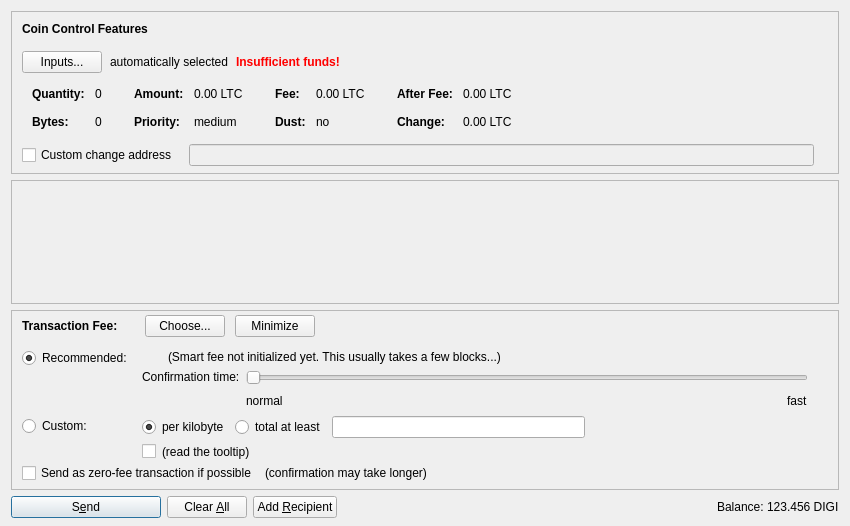
<?xml version="1.0" encoding="UTF-8"?>
<ui version="4.0">
 <class>SendCoinsDialog</class>
 <widget class="QDialog" name="SendCoinsDialog">
  <property name="geometry">
   <rect>
    <x>0</x>
    <y>0</y>
    <width>850</width>
    <height>526</height>
   </rect>
  </property>
  <property name="windowTitle">
   <string>Send Coins</string>
  </property>
  <layout class="QVBoxLayout" name="verticalLayout" stretch="0,1,0,0">
   <property name="bottomMargin">
    <number>8</number>
   </property>
   <item>
    <widget class="QFrame" name="frameCoinControl">
     <property name="sizePolicy">
      <sizepolicy hsizetype="Expanding" vsizetype="Expanding">
       <horstretch>0</horstretch>
       <verstretch>0</verstretch>
      </sizepolicy>
     </property>
     <property name="maximumSize">
      <size>
       <width>16777215</width>
       <height>16777215</height>
      </size>
     </property>
     <property name="frameShape">
      <enum>QFrame::StyledPanel</enum>
     </property>
     <property name="frameShadow">
      <enum>QFrame::Sunken</enum>
     </property>
     <layout class="QVBoxLayout" name="verticalLayoutCoinControl2">
      <property name="spacing">
       <number>0</number>
      </property>
      <property name="leftMargin">
       <number>0</number>
      </property>
      <property name="topMargin">
       <number>0</number>
      </property>
      <property name="rightMargin">
       <number>0</number>
      </property>
      <property name="bottomMargin">
       <number>6</number>
      </property>
      <item>
       <layout class="QVBoxLayout" name="verticalLayoutCoinControl" stretch="0,0,0,0,1">
        <property name="spacing">
         <number>0</number>
        </property>
        <property name="leftMargin">
         <number>10</number>
        </property>
        <property name="topMargin">
         <number>10</number>
        </property>
        <item>
         <layout class="QHBoxLayout" name="horizontalLayoutCoinControl1">
          <property name="bottomMargin">
           <number>15</number>
          </property>
          <item>
           <widget class="QLabel" name="labelCoinControlFeatures">
            <property name="sizePolicy">
             <sizepolicy hsizetype="Preferred" vsizetype="Maximum">
              <horstretch>0</horstretch>
              <verstretch>0</verstretch>
             </sizepolicy>
            </property>
            <property name="font">
             <font>
              <weight>75</weight>
              <bold>true</bold>
             </font>
            </property>
            <property name="styleSheet">
             <string notr="true">font-weight:bold;</string>
            </property>
            <property name="text">
             <string>Coin Control Features</string>
            </property>
           </widget>
          </item>
         </layout>
        </item>
        <item>
         <layout class="QHBoxLayout" name="horizontalLayoutCoinControl2" stretch="0,0,0,0">
          <property name="spacing">
           <number>8</number>
          </property>
          <property name="bottomMargin">
           <number>10</number>
          </property>
          <item>
           <widget class="QPushButton" name="pushButtonCoinControl">
            <property name="styleSheet">
             <string notr="true"/>
            </property>
            <property name="text">
             <string>Inputs...</string>
            </property>
            <property name="autoDefault">
             <bool>false</bool>
            </property>
           </widget>
          </item>
          <item>
           <widget class="QLabel" name="labelCoinControlAutomaticallySelected">
            <property name="text">
             <string>automatically selected</string>
            </property>
            <property name="margin">
             <number>5</number>
            </property>
           </widget>
          </item>
          <item>
           <widget class="QLabel" name="labelCoinControlInsuffFunds">
            <property name="font">
             <font>
              <weight>75</weight>
              <bold>true</bold>
             </font>
            </property>
            <property name="styleSheet">
             <string notr="true">color:red;font-weight:bold;</string>
            </property>
            <property name="text">
             <string>Insufficient funds!</string>
            </property>
            <property name="margin">
             <number>5</number>
            </property>
           </widget>
          </item>
          <item>
           <spacer name="horizontalSpacerCoinControl">
            <property name="orientation">
             <enum>Qt::Horizontal</enum>
            </property>
            <property name="sizeHint" stdset="0">
             <size>
              <width>40</width>
              <height>1</height>
             </size>
            </property>
           </spacer>
          </item>
         </layout>
        </item>
        <item>
         <widget class="QWidget" name="widgetCoinControl" native="true">
          <property name="sizePolicy">
           <sizepolicy hsizetype="Preferred" vsizetype="Preferred">
            <horstretch>0</horstretch>
            <verstretch>0</verstretch>
           </sizepolicy>
          </property>
          <property name="minimumSize">
           <size>
            <width>0</width>
            <height>0</height>
           </size>
          </property>
          <property name="styleSheet">
           <string notr="true"/>
          </property>
          <layout class="QHBoxLayout" name="horizontalLayoutCoinControl5">
           <property name="leftMargin">
            <number>0</number>
           </property>
           <property name="topMargin">
            <number>0</number>
           </property>
           <property name="rightMargin">
            <number>0</number>
           </property>
           <property name="bottomMargin">
            <number>0</number>
           </property>
           <item>
            <layout class="QHBoxLayout" name="horizontalLayoutCoinControl3" stretch="0,0,0,1">
             <property name="spacing">
              <number>20</number>
             </property>
             <property name="topMargin">
              <number>0</number>
             </property>
             <property name="bottomMargin">
              <number>10</number>
             </property>
             <item>
              <layout class="QFormLayout" name="formLayoutCoinControl1">
               <property name="horizontalSpacing">
                <number>10</number>
               </property>
               <property name="verticalSpacing">
                <number>14</number>
               </property>
               <property name="leftMargin">
                <number>10</number>
               </property>
               <property name="topMargin">
                <number>4</number>
               </property>
               <property name="rightMargin">
                <number>6</number>
               </property>
               <item row="0" column="0">
                <widget class="QLabel" name="labelCoinControlQuantityText">
                 <property name="font">
                  <font>
                   <weight>75</weight>
                   <bold>true</bold>
                  </font>
                 </property>
                 <property name="text">
                  <string>Quantity:</string>
                 </property>
                 <property name="margin">
                  <number>0</number>
                 </property>
                </widget>
               </item>
               <item row="0" column="1">
                <widget class="QLabel" name="labelCoinControlQuantity">
                 <property name="cursor">
                  <cursorShape>IBeamCursor</cursorShape>
                 </property>
                 <property name="contextMenuPolicy">
                  <enum>Qt::ActionsContextMenu</enum>
                 </property>
                 <property name="text">
                  <string notr="true">0</string>
                 </property>
                 <property name="margin">
                  <number>0</number>
                 </property>
                 <property name="textInteractionFlags">
                  <set>Qt::LinksAccessibleByMouse|Qt::TextSelectableByKeyboard|Qt::TextSelectableByMouse</set>
                 </property>
                </widget>
               </item>
               <item row="1" column="0">
                <widget class="QLabel" name="labelCoinControlBytesText">
                 <property name="font">
                  <font>
                   <weight>75</weight>
                   <bold>true</bold>
                  </font>
                 </property>
                 <property name="text">
                  <string>Bytes:</string>
                 </property>
                </widget>
               </item>
               <item row="1" column="1">
                <widget class="QLabel" name="labelCoinControlBytes">
                 <property name="cursor">
                  <cursorShape>IBeamCursor</cursorShape>
                 </property>
                 <property name="contextMenuPolicy">
                  <enum>Qt::ActionsContextMenu</enum>
                 </property>
                 <property name="text">
                  <string notr="true">0</string>
                 </property>
                 <property name="textInteractionFlags">
                  <set>Qt::LinksAccessibleByMouse|Qt::TextSelectableByKeyboard|Qt::TextSelectableByMouse</set>
                 </property>
                </widget>
               </item>
              </layout>
             </item>
             <item>
              <layout class="QFormLayout" name="formLayoutCoinControl2">
               <property name="horizontalSpacing">
                <number>10</number>
               </property>
               <property name="verticalSpacing">
                <number>14</number>
               </property>
               <property name="leftMargin">
                <number>6</number>
               </property>
               <property name="topMargin">
                <number>4</number>
               </property>
               <property name="rightMargin">
                <number>6</number>
               </property>
               <item row="0" column="0">
                <widget class="QLabel" name="labelCoinControlAmountText">
                 <property name="font">
                  <font>
                   <weight>75</weight>
                   <bold>true</bold>
                  </font>
                 </property>
                 <property name="text">
                  <string>Amount:</string>
                 </property>
                 <property name="margin">
                  <number>0</number>
                 </property>
                </widget>
               </item>
               <item row="0" column="1">
                <widget class="QLabel" name="labelCoinControlAmount">
                 <property name="cursor">
                  <cursorShape>IBeamCursor</cursorShape>
                 </property>
                 <property name="contextMenuPolicy">
                  <enum>Qt::ActionsContextMenu</enum>
                 </property>
                 <property name="text">
                  <string notr="true">0.00 LTC</string>
                 </property>
                 <property name="textInteractionFlags">
                  <set>Qt::LinksAccessibleByMouse|Qt::TextSelectableByKeyboard|Qt::TextSelectableByMouse</set>
                 </property>
                </widget>
               </item>
               <item row="1" column="0">
                <widget class="QLabel" name="labelCoinControlPriorityText">
                 <property name="font">
                  <font>
                   <weight>75</weight>
                   <bold>true</bold>
                  </font>
                 </property>
                 <property name="text">
                  <string>Priority:</string>
                 </property>
                </widget>
               </item>
               <item row="1" column="1">
                <widget class="QLabel" name="labelCoinControlPriority">
                 <property name="cursor">
                  <cursorShape>IBeamCursor</cursorShape>
                 </property>
                 <property name="contextMenuPolicy">
                  <enum>Qt::ActionsContextMenu</enum>
                 </property>
                 <property name="text">
                  <string notr="true">medium</string>
                 </property>
                 <property name="textInteractionFlags">
                  <set>Qt::LinksAccessibleByMouse|Qt::TextSelectableByKeyboard|Qt::TextSelectableByMouse</set>
                 </property>
                </widget>
               </item>
              </layout>
             </item>
             <item>
              <layout class="QFormLayout" name="formLayoutCoinControl3">
               <property name="horizontalSpacing">
                <number>10</number>
               </property>
               <property name="verticalSpacing">
                <number>14</number>
               </property>
               <property name="leftMargin">
                <number>6</number>
               </property>
               <property name="topMargin">
                <number>4</number>
               </property>
               <property name="rightMargin">
                <number>6</number>
               </property>
               <item row="0" column="0">
                <widget class="QLabel" name="labelCoinControlFeeText">
                 <property name="font">
                  <font>
                   <weight>75</weight>
                   <bold>true</bold>
                  </font>
                 </property>
                 <property name="text">
                  <string>Fee:</string>
                 </property>
                 <property name="margin">
                  <number>0</number>
                 </property>
                </widget>
               </item>
               <item row="0" column="1">
                <widget class="QLabel" name="labelCoinControlFee">
                 <property name="cursor">
                  <cursorShape>IBeamCursor</cursorShape>
                 </property>
                 <property name="contextMenuPolicy">
                  <enum>Qt::ActionsContextMenu</enum>
                 </property>
                 <property name="text">
                  <string notr="true">0.00 LTC</string>
                 </property>
                 <property name="textInteractionFlags">
                  <set>Qt::LinksAccessibleByMouse|Qt::TextSelectableByKeyboard|Qt::TextSelectableByMouse</set>
                 </property>
                </widget>
               </item>
               <item row="1" column="0">
                <widget class="QLabel" name="labelCoinControlLowOutputText">
                 <property name="font">
                  <font>
                   <weight>75</weight>
                   <bold>true</bold>
                  </font>
                 </property>
                 <property name="text">
                  <string>Dust:</string>
                 </property>
                </widget>
               </item>
               <item row="1" column="1">
                <widget class="QLabel" name="labelCoinControlLowOutput">
                 <property name="cursor">
                  <cursorShape>IBeamCursor</cursorShape>
                 </property>
                 <property name="contextMenuPolicy">
                  <enum>Qt::ActionsContextMenu</enum>
                 </property>
                 <property name="text">
                  <string notr="true">no</string>
                 </property>
                 <property name="textInteractionFlags">
                  <set>Qt::LinksAccessibleByMouse|Qt::TextSelectableByKeyboard|Qt::TextSelectableByMouse</set>
                 </property>
                </widget>
               </item>
              </layout>
             </item>
             <item>
              <layout class="QFormLayout" name="formLayoutCoinControl4">
               <property name="horizontalSpacing">
                <number>10</number>
               </property>
               <property name="verticalSpacing">
                <number>14</number>
               </property>
               <property name="leftMargin">
                <number>6</number>
               </property>
               <property name="topMargin">
                <number>4</number>
               </property>
               <property name="rightMargin">
                <number>6</number>
               </property>
               <item row="0" column="0">
                <widget class="QLabel" name="labelCoinControlAfterFeeText">
                 <property name="font">
                  <font>
                   <weight>75</weight>
                   <bold>true</bold>
                  </font>
                 </property>
                 <property name="text">
                  <string>After Fee:</string>
                 </property>
                 <property name="margin">
                  <number>0</number>
                 </property>
                </widget>
               </item>
               <item row="0" column="1">
                <widget class="QLabel" name="labelCoinControlAfterFee">
                 <property name="cursor">
                  <cursorShape>IBeamCursor</cursorShape>
                 </property>
                 <property name="contextMenuPolicy">
                  <enum>Qt::ActionsContextMenu</enum>
                 </property>
                 <property name="text">
                  <string notr="true">0.00 LTC</string>
                 </property>
                 <property name="textInteractionFlags">
                  <set>Qt::LinksAccessibleByMouse|Qt::TextSelectableByKeyboard|Qt::TextSelectableByMouse</set>
                 </property>
                </widget>
               </item>
               <item row="1" column="0">
                <widget class="QLabel" name="labelCoinControlChangeText">
                 <property name="font">
                  <font>
                   <weight>75</weight>
                   <bold>true</bold>
                  </font>
                 </property>
                 <property name="text">
                  <string>Change:</string>
                 </property>
                </widget>
               </item>
               <item row="1" column="1">
                <widget class="QLabel" name="labelCoinControlChange">
                 <property name="cursor">
                  <cursorShape>IBeamCursor</cursorShape>
                 </property>
                 <property name="contextMenuPolicy">
                  <enum>Qt::ActionsContextMenu</enum>
                 </property>
                 <property name="text">
                  <string notr="true">0.00 LTC</string>
                 </property>
                 <property name="textInteractionFlags">
                  <set>Qt::LinksAccessibleByMouse|Qt::TextSelectableByKeyboard|Qt::TextSelectableByMouse</set>
                 </property>
                </widget>
               </item>
              </layout>
             </item>
            </layout>
           </item>
          </layout>
         </widget>
        </item>
        <item>
         <layout class="QHBoxLayout" name="horizontalLayoutCoinControl4" stretch="0,0,0">
          <property name="spacing">
           <number>12</number>
          </property>
          <property name="sizeConstraint">
           <enum>QLayout::SetDefaultConstraint</enum>
          </property>
          <property name="topMargin">
           <number>5</number>
          </property>
          <property name="rightMargin">
           <number>5</number>
          </property>
          <item>
           <widget class="QCheckBox" name="checkBoxCoinControlChange">
            <property name="toolTip">
             <string>If this is activated, but the change address is empty or invalid, change will be sent to a newly generated address.</string>
            </property>
            <property name="text">
             <string>Custom change address</string>
            </property>
           </widget>
          </item>
          <item>
           <widget class="QValidatedLineEdit" name="lineEditCoinControlChange">
            <property name="enabled">
             <bool>false</bool>
            </property>
            <property name="sizePolicy">
             <sizepolicy hsizetype="Expanding" vsizetype="Fixed">
              <horstretch>0</horstretch>
              <verstretch>0</verstretch>
             </sizepolicy>
            </property>
           </widget>
          </item>
          <item>
           <widget class="QLabel" name="labelCoinControlChangeLabel">
            <property name="sizePolicy">
             <sizepolicy hsizetype="Preferred" vsizetype="Expanding">
              <horstretch>0</horstretch>
              <verstretch>0</verstretch>
             </sizepolicy>
            </property>
            <property name="minimumSize">
             <size>
              <width>0</width>
              <height>0</height>
             </size>
            </property>
            <property name="text">
             <string/>
            </property>
            <property name="margin">
             <number>3</number>
            </property>
           </widget>
          </item>
         </layout>
        </item>
        <item>
         <spacer name="verticalSpacerCoinControl">
          <property name="orientation">
           <enum>Qt::Vertical</enum>
          </property>
          <property name="sizeHint" stdset="0">
           <size>
            <width>800</width>
            <height>1</height>
           </size>
          </property>
         </spacer>
        </item>
       </layout>
      </item>
     </layout>
    </widget>
   </item>
   <item>
    <widget class="QScrollArea" name="scrollArea">
     <property name="widgetResizable">
      <bool>true</bool>
     </property>
     <widget class="QWidget" name="scrollAreaWidgetContents">
      <property name="geometry">
       <rect>
        <x>0</x>
        <y>0</y>
        <width>830</width>
        <height>68</height>
       </rect>
      </property>
      <layout class="QVBoxLayout" name="verticalLayout_2" stretch="0,1">
       <property name="leftMargin">
        <number>0</number>
       </property>
       <property name="topMargin">
        <number>0</number>
       </property>
       <property name="rightMargin">
        <number>0</number>
       </property>
       <property name="bottomMargin">
        <number>0</number>
       </property>
       <item>
        <layout class="QVBoxLayout" name="entries">
         <property name="spacing">
          <number>6</number>
         </property>
        </layout>
       </item>
       <item>
        <spacer name="verticalSpacer">
         <property name="orientation">
          <enum>Qt::Vertical</enum>
         </property>
         <property name="sizeHint" stdset="0">
          <size>
           <width>20</width>
           <height>40</height>
          </size>
         </property>
        </spacer>
       </item>
      </layout>
     </widget>
    </widget>
   </item>
   <item>
    <widget class="QFrame" name="frameFee">
     <property name="sizePolicy">
      <sizepolicy hsizetype="Expanding" vsizetype="Expanding">
       <horstretch>0</horstretch>
       <verstretch>0</verstretch>
      </sizepolicy>
     </property>
     <property name="maximumSize">
      <size>
       <width>16777215</width>
       <height>16777215</height>
      </size>
     </property>
     <property name="frameShape">
      <enum>QFrame::StyledPanel</enum>
     </property>
     <property name="frameShadow">
      <enum>QFrame::Sunken</enum>
     </property>
     <layout class="QVBoxLayout" name="verticalLayoutFee1">
      <property name="spacing">
       <number>0</number>
      </property>
      <property name="leftMargin">
       <number>0</number>
      </property>
      <property name="topMargin">
       <number>0</number>
      </property>
      <property name="rightMargin">
       <number>0</number>
      </property>
      <property name="bottomMargin">
       <number>0</number>
      </property>
      <item>
       <layout class="QVBoxLayout" name="verticalLayoutFee2" stretch="0,0,0">
        <property name="spacing">
         <number>0</number>
        </property>
        <property name="leftMargin">
         <number>10</number>
        </property>
        <property name="topMargin">
         <number>0</number>
        </property>
        <item>
         <layout class="QHBoxLayout" name="horizontalLayoutFee1">
          <property name="bottomMargin">
           <number>0</number>
          </property>
          <item>
           <layout class="QVBoxLayout" name="verticalLayoutFee7">
            <property name="spacing">
             <number>0</number>
            </property>
            <item>
             <spacer name="verticalSpacerSmartFee">
              <property name="orientation">
               <enum>Qt::Vertical</enum>
              </property>
              <property name="sizeType">
               <enum>QSizePolicy::Fixed</enum>
              </property>
              <property name="sizeHint" stdset="0">
               <size>
                <width>1</width>
                <height>4</height>
               </size>
              </property>
             </spacer>
            </item>
            <item>
             <layout class="QHBoxLayout" name="horizontalLayoutSmartFee">
              <property name="spacing">
               <number>10</number>
              </property>
              <item>
               <widget class="QLabel" name="labelFeeHeadline">
                <property name="sizePolicy">
                 <sizepolicy hsizetype="Preferred" vsizetype="Maximum">
                  <horstretch>0</horstretch>
                  <verstretch>0</verstretch>
                 </sizepolicy>
                </property>
                <property name="font">
                 <font>
                  <weight>75</weight>
                  <bold>true</bold>
                 </font>
                </property>
                <property name="styleSheet">
                 <string notr="true">font-weight:bold;</string>
                </property>
                <property name="text">
                 <string>Transaction Fee:</string>
                </property>
               </widget>
              </item>
              <item>
               <widget class="QLabel" name="labelFeeMinimized">
                <property name="text">
                 <string/>
                </property>
               </widget>
              </item>
              <item>
               <widget class="QPushButton" name="buttonChooseFee">
                <property name="text">
                 <string>Choose...</string>
                </property>
               </widget>
              </item>
              <item>
               <widget class="QPushButton" name="buttonMinimizeFee">
                <property name="toolTip">
                 <string>collapse fee-settings</string>
                </property>
                <property name="text">
                 <string>Minimize</string>
                </property>
               </widget>
              </item>
             </layout>
            </item>
            <item>
             <spacer name="verticalSpacer_5">
              <property name="orientation">
               <enum>Qt::Vertical</enum>
              </property>
              <property name="sizeHint" stdset="0">
               <size>
                <width>1</width>
                <height>1</height>
               </size>
              </property>
             </spacer>
            </item>
           </layout>
          </item>
          <item>
           <spacer name="horizontalSpacer_4">
            <property name="orientation">
             <enum>Qt::Horizontal</enum>
            </property>
            <property name="sizeHint" stdset="0">
             <size>
              <width>40</width>
              <height>20</height>
             </size>
            </property>
           </spacer>
          </item>
         </layout>
        </item>
        <item>
         <widget class="QFrame" name="frameFeeSelection">
          <layout class="QVBoxLayout" name="verticalLayoutFee12">
           <property name="spacing">
            <number>0</number>
           </property>
           <property name="leftMargin">
            <number>0</number>
           </property>
           <property name="topMargin">
            <number>0</number>
           </property>
           <property name="rightMargin">
            <number>0</number>
           </property>
           <property name="bottomMargin">
            <number>0</number>
           </property>
           <item>
            <layout class="QGridLayout" name="gridLayoutFee">
             <property name="topMargin">
              <number>10</number>
             </property>
             <property name="bottomMargin">
              <number>4</number>
             </property>
             <property name="horizontalSpacing">
              <number>10</number>
             </property>
             <property name="verticalSpacing">
              <number>4</number>
             </property>
             <item row="1" column="1">
              <layout class="QVBoxLayout" name="verticalLayoutFee8">
               <property name="spacing">
                <number>6</number>
               </property>
               <item>
                <layout class="QHBoxLayout" name="horizontalLayoutFee13">
                 <item>
                  <widget class="QRadioButton" name="radioCustomPerKilobyte">
                   <property name="toolTip">
                    <string>If the custom fee is set to 1000 satoshis and the transaction is only 250 bytes, then &quot;per kilobyte&quot; only pays 250 satoshis in fee, while &quot;at least&quot; pays 1000 satoshis. For transactions bigger than a kilobyte both pay by kilobyte.</string>
                   </property>
                   <property name="text">
                    <string>per kilobyte</string>
                   </property>
                   <property name="checked">
                    <bool>true</bool>
                   </property>
                   <attribute name="buttonGroup">
                    <string notr="true">groupCustomFee</string>
                   </attribute>
                  </widget>
                 </item>
                 <item>
                  <widget class="QRadioButton" name="radioCustomAtLeast">
                   <property name="toolTip">
                    <string>If the custom fee is set to 1000 satoshis and the transaction is only 250 bytes, then &quot;per kilobyte&quot; only pays 250 satoshis in fee, while &quot;total at least&quot; pays 1000 satoshis. For transactions bigger than a kilobyte both pay by kilobyte.</string>
                   </property>
                   <property name="text">
                    <string>total at least</string>
                   </property>
                   <attribute name="buttonGroup">
                    <string notr="true">groupCustomFee</string>
                   </attribute>
                  </widget>
                 </item>
                 <item>
                  <widget class="BitcoinAmountField" name="customFee"/>
                 </item>
                 <item>
                  <spacer name="horizontalSpacer_6">
                   <property name="orientation">
                    <enum>Qt::Horizontal</enum>
                   </property>
                   <property name="sizeHint" stdset="0">
                    <size>
                     <width>1</width>
                     <height>1</height>
                    </size>
                   </property>
                  </spacer>
                 </item>
                </layout>
               </item>
               <item>
                <layout class="QHBoxLayout" name="horizontalLayoutFee8">
                 <item>
                  <widget class="QCheckBox" name="checkBoxMinimumFee">
                   <property name="toolTip">
                    <string>Paying only the minimum fee is just fine as long as there is less transaction volume than space in the blocks. But be aware that this can end up in a never confirming transaction once there is more demand for litecoin transactions than the network can process.</string>
                   </property>
                   <property name="text">
                    <string/>
                   </property>
                  </widget>
                 </item>
                 <item>
                  <widget class="QLabel" name="labelMinFeeWarning">
                   <property name="enabled">
                    <bool>true</bool>
                   </property>
                   <property name="toolTip">
                    <string>Paying only the minimum fee is just fine as long as there is less transaction volume than space in the blocks. But be aware that this can end up in a never confirming transaction once there is more demand for litecoin transactions than the network can process.</string>
                   </property>
                   <property name="text">
                    <string>(read the tooltip)</string>
                   </property>
                   <property name="margin">
                    <number>5</number>
                   </property>
                  </widget>
                 </item>
                 <item>
                  <spacer name="horizontalSpacer_2">
                   <property name="orientation">
                    <enum>Qt::Horizontal</enum>
                   </property>
                   <property name="sizeHint" stdset="0">
                    <size>
                     <width>1</width>
                     <height>1</height>
                    </size>
                   </property>
                  </spacer>
                 </item>
                </layout>
               </item>
              </layout>
             </item>
             <item row="0" column="0">
              <layout class="QVBoxLayout" name="verticalLayoutFee4" stretch="0,1">
               <item>
                <widget class="QRadioButton" name="radioSmartFee">
                 <property name="text">
                  <string>Recommended:</string>
                 </property>
                 <property name="checked">
                  <bool>true</bool>
                 </property>
                 <attribute name="buttonGroup">
                  <string notr="true">groupFee</string>
                 </attribute>
                </widget>
               </item>
               <item>
                <spacer name="verticalSpacer_2">
                 <property name="orientation">
                  <enum>Qt::Vertical</enum>
                 </property>
                 <property name="sizeHint" stdset="0">
                  <size>
                   <width>1</width>
                   <height>1</height>
                  </size>
                 </property>
                </spacer>
               </item>
              </layout>
             </item>
             <item row="1" column="0">
              <layout class="QVBoxLayout" name="verticalLayoutFee9" stretch="0,1">
               <item>
                <widget class="QRadioButton" name="radioCustomFee">
                 <property name="text">
                  <string>Custom:</string>
                 </property>
                 <attribute name="buttonGroup">
                  <string notr="true">groupFee</string>
                 </attribute>
                </widget>
               </item>
               <item>
                <spacer name="verticalSpacer_6">
                 <property name="orientation">
                  <enum>Qt::Vertical</enum>
                 </property>
                 <property name="sizeHint" stdset="0">
                  <size>
                   <width>1</width>
                   <height>1</height>
                  </size>
                 </property>
                </spacer>
               </item>
              </layout>
             </item>
             <item row="0" column="1">
              <layout class="QVBoxLayout" name="verticalLayoutFee3" stretch="0,0,1">
               <property name="spacing">
                <number>6</number>
               </property>
               <property name="topMargin">
                <number>2</number>
               </property>
               <item>
                <layout class="QHBoxLayout" name="horizontalLayoutFee12">
                 <item>
                  <widget class="QLabel" name="labelSmartFee">
                   <property name="text">
                    <string/>
                   </property>
                   <property name="margin">
                    <number>2</number>
                   </property>
                  </widget>
                 </item>
                 <item>
                  <widget class="QLabel" name="labelFeeEstimation">
                   <property name="text">
                    <string/>
                   </property>
                  </widget>
                 </item>
                 <item>
                  <widget class="QLabel" name="labelSmartFee2">
                   <property name="text">
                    <string>(Smart fee not initialized yet. This usually takes a few blocks...)</string>
                   </property>
                   <property name="margin">
                    <number>2</number>
                   </property>
                  </widget>
                 </item>
                 <item>
                  <spacer name="horizontalSpacer_5">
                   <property name="orientation">
                    <enum>Qt::Horizontal</enum>
                   </property>
                   <property name="sizeHint" stdset="0">
                    <size>
                     <width>1</width>
                     <height>1</height>
                    </size>
                   </property>
                  </spacer>
                 </item>
                </layout>
               </item>
               <item>
                <layout class="QHBoxLayout" name="horizontalLayoutFee9">
                 <item>
                  <layout class="QVBoxLayout" name="verticalLayoutFee6">
                   <item>
                    <widget class="QLabel" name="labelSmartFee3">
                     <property name="text">
                      <string>Confirmation time:</string>
                     </property>
                     <property name="margin">
                      <number>2</number>
                     </property>
                    </widget>
                   </item>
                   <item>
                    <spacer name="verticalSpacer_3">
                     <property name="orientation">
                      <enum>Qt::Vertical</enum>
                     </property>
                     <property name="sizeHint" stdset="0">
                      <size>
                       <width>1</width>
                       <height>1</height>
                      </size>
                     </property>
                    </spacer>
                   </item>
                  </layout>
                 </item>
                 <item>
                  <layout class="QVBoxLayout" name="verticalLayoutFee5">
                   <property name="rightMargin">
                    <number>30</number>
                   </property>
                   <item>
                    <widget class="QSlider" name="sliderSmartFee">
                     <property name="minimum">
                      <number>0</number>
                     </property>
                     <property name="maximum">
                      <number>24</number>
                     </property>
                     <property name="pageStep">
                      <number>1</number>
                     </property>
                     <property name="value">
                      <number>0</number>
                     </property>
                     <property name="orientation">
                      <enum>Qt::Horizontal</enum>
                     </property>
                     <property name="invertedAppearance">
                      <bool>false</bool>
                     </property>
                     <property name="invertedControls">
                      <bool>false</bool>
                     </property>
                     <property name="tickPosition">
                      <enum>QSlider::NoTicks</enum>
                     </property>
                    </widget>
                   </item>
                   <item>
                    <layout class="QHBoxLayout" name="horizontalLayoutFee10">
                     <item>
                      <widget class="QLabel" name="labelSmartFeeNormal">
                       <property name="text">
                        <string>normal</string>
                       </property>
                      </widget>
                     </item>
                     <item>
                      <spacer name="horizontalSpacer_3">
                       <property name="orientation">
                        <enum>Qt::Horizontal</enum>
                       </property>
                       <property name="sizeHint" stdset="0">
                        <size>
                         <width>40</width>
                         <height>20</height>
                        </size>
                       </property>
                      </spacer>
                     </item>
                     <item>
                      <widget class="QLabel" name="labelSmartFeeFast">
                       <property name="text">
                        <string>fast</string>
                       </property>
                      </widget>
                     </item>
                    </layout>
                   </item>
                  </layout>
                 </item>
                </layout>
               </item>
               <item>
                <spacer name="verticalSpacer_4">
                 <property name="orientation">
                  <enum>Qt::Vertical</enum>
                 </property>
                 <property name="sizeHint" stdset="0">
                  <size>
                   <width>1</width>
                   <height>1</height>
                  </size>
                 </property>
                </spacer>
               </item>
              </layout>
             </item>
            </layout>
           </item>
           <item>
            <layout class="QHBoxLayout" name="horizontalLayoutFee5" stretch="0,0,0">
             <property name="spacing">
              <number>8</number>
             </property>
             <property name="bottomMargin">
              <number>4</number>
             </property>
             <item>
              <widget class="QCheckBox" name="checkBoxFreeTx">
               <property name="text">
                <string>Send as zero-fee transaction if possible</string>
               </property>
              </widget>
             </item>
             <item>
              <widget class="QLabel" name="labelFreeTx">
               <property name="text">
                <string>(confirmation may take longer)</string>
               </property>
               <property name="margin">
                <number>5</number>
               </property>
              </widget>
             </item>
             <item>
              <spacer name="horizontalSpacerFee5">
               <property name="orientation">
                <enum>Qt::Horizontal</enum>
               </property>
               <property name="sizeHint" stdset="0">
                <size>
                 <width>1</width>
                 <height>1</height>
                </size>
               </property>
              </spacer>
             </item>
            </layout>
           </item>
           <item>
            <spacer name="verticalSpacerFee2">
             <property name="orientation">
              <enum>Qt::Vertical</enum>
             </property>
             <property name="sizeHint" stdset="0">
              <size>
               <width>1</width>
               <height>1</height>
              </size>
             </property>
            </spacer>
           </item>
          </layout>
         </widget>
        </item>
        <item>
         <spacer name="verticalSpacerFee">
          <property name="orientation">
           <enum>Qt::Vertical</enum>
          </property>
          <property name="sizeHint" stdset="0">
           <size>
            <width>800</width>
            <height>1</height>
           </size>
          </property>
         </spacer>
        </item>
       </layout>
      </item>
     </layout>
    </widget>
   </item>
   <item>
    <layout class="QHBoxLayout" name="horizontalLayout">
     <item>
      <widget class="QPushButton" name="sendButton">
       <property name="minimumSize">
        <size>
         <width>150</width>
         <height>0</height>
        </size>
       </property>
       <property name="toolTip">
        <string>Confirm the send action</string>
       </property>
       <property name="text">
        <string>S&amp;end</string>
       </property>
       <property name="icon">
        <iconset resource="../bitcoin.qrc">
         <normaloff>:/icons/send</normaloff>:/icons/send</iconset>
       </property>
       <property name="autoDefault">
        <bool>false</bool>
       </property>
       <property name="default">
        <bool>true</bool>
       </property>
      </widget>
     </item>
     <item>
      <widget class="QPushButton" name="clearButton">
       <property name="sizePolicy">
        <sizepolicy hsizetype="Minimum" vsizetype="Fixed">
         <horstretch>0</horstretch>
         <verstretch>0</verstretch>
        </sizepolicy>
       </property>
       <property name="toolTip">
        <string>Clear all fields of the form.</string>
       </property>
       <property name="text">
        <string>Clear &amp;All</string>
       </property>
       <property name="icon">
        <iconset resource="../bitcoin.qrc">
         <normaloff>:/icons/remove</normaloff>:/icons/remove</iconset>
       </property>
       <property name="autoDefault">
        <bool>false</bool>
       </property>
      </widget>
     </item>
     <item>
      <widget class="QPushButton" name="addButton">
       <property name="toolTip">
        <string>Send to multiple recipients at once</string>
       </property>
       <property name="text">
        <string>Add &amp;Recipient</string>
       </property>
       <property name="icon">
        <iconset resource="../bitcoin.qrc">
         <normaloff>:/icons/add</normaloff>:/icons/add</iconset>
       </property>
       <property name="autoDefault">
        <bool>false</bool>
       </property>
      </widget>
     </item>
     <item>
      <spacer name="horizontalSpacer">
       <property name="orientation">
        <enum>Qt::Horizontal</enum>
       </property>
       <property name="sizeHint" stdset="0">
        <size>
         <width>40</width>
         <height>20</height>
        </size>
       </property>
      </spacer>
     </item>
     <item>
      <layout class="QHBoxLayout" name="horizontalLayout_2">
       <property name="spacing">
        <number>3</number>
       </property>
       <item>
        <widget class="QLabel" name="label">
         <property name="sizePolicy">
          <sizepolicy hsizetype="Preferred" vsizetype="Fixed">
           <horstretch>0</horstretch>
           <verstretch>0</verstretch>
          </sizepolicy>
         </property>
         <property name="text">
          <string>Balance:</string>
         </property>
        </widget>
       </item>
       <item>
        <widget class="QLabel" name="labelBalance">
         <property name="sizePolicy">
          <sizepolicy hsizetype="Preferred" vsizetype="Fixed">
           <horstretch>0</horstretch>
           <verstretch>0</verstretch>
          </sizepolicy>
         </property>
         <property name="cursor">
          <cursorShape>IBeamCursor</cursorShape>
         </property>
         <property name="text">
          <string>123.456 DIGI</string>
         </property>
         <property name="textInteractionFlags">
          <set>Qt::LinksAccessibleByMouse|Qt::TextSelectableByKeyboard|Qt::TextSelectableByMouse</set>
         </property>
        </widget>
       </item>
      </layout>
     </item>
    </layout>
   </item>
  </layout>
 </widget>
 <customwidgets>
  <customwidget>
   <class>QValidatedLineEdit</class>
   <extends>QLineEdit</extends>
   <header>qvalidatedlineedit.h</header>
  </customwidget>
  <customwidget>
   <class>BitcoinAmountField</class>
   <extends>QLineEdit</extends>
   <header>bitcoinamountfield.h</header>
   <container>1</container>
  </customwidget>
 </customwidgets>
 <resources>
  <include location="../bitcoin.qrc"/>
 </resources>
 <connections/>
 <buttongroups>
  <buttongroup name="groupFee"/>
  <buttongroup name="groupCustomFee"/>
 </buttongroups>
</ui>
